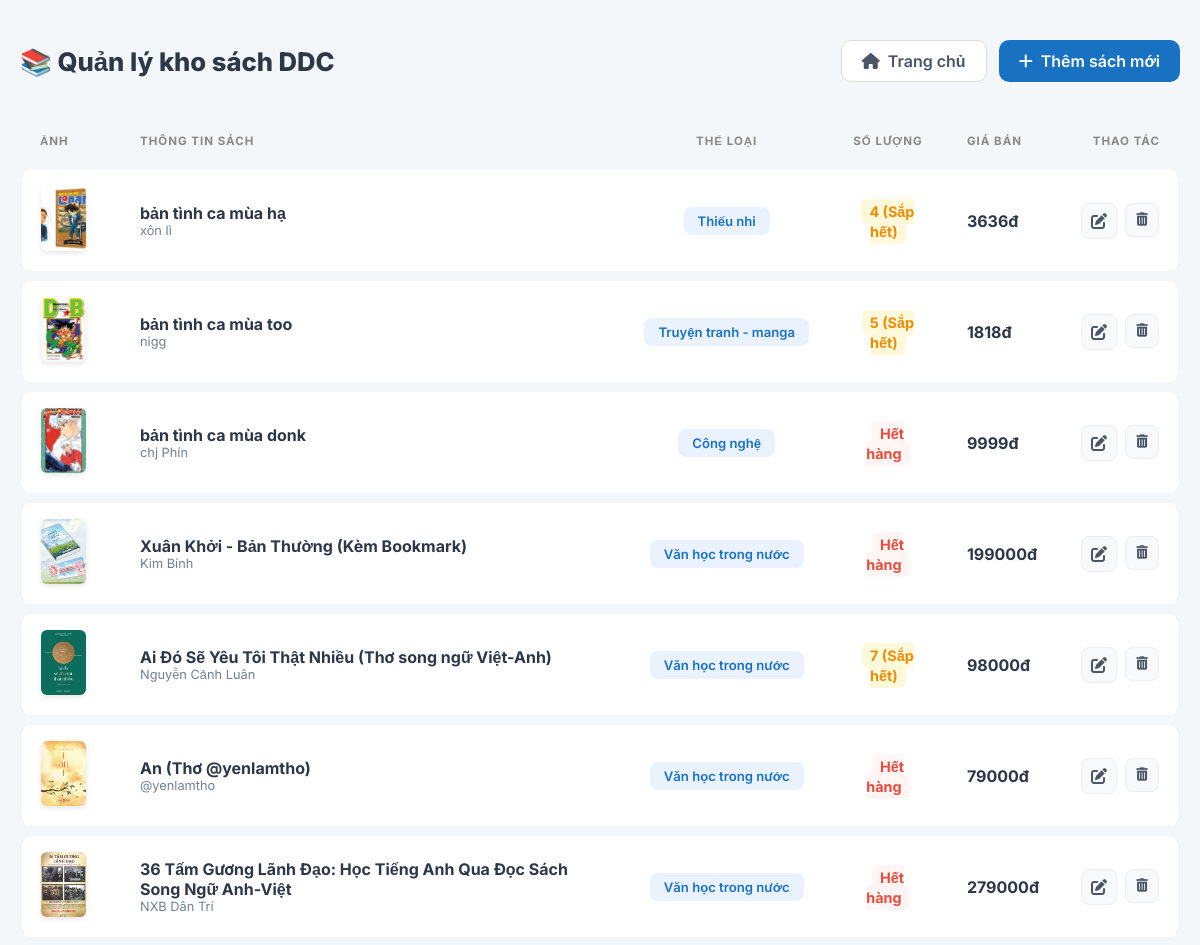
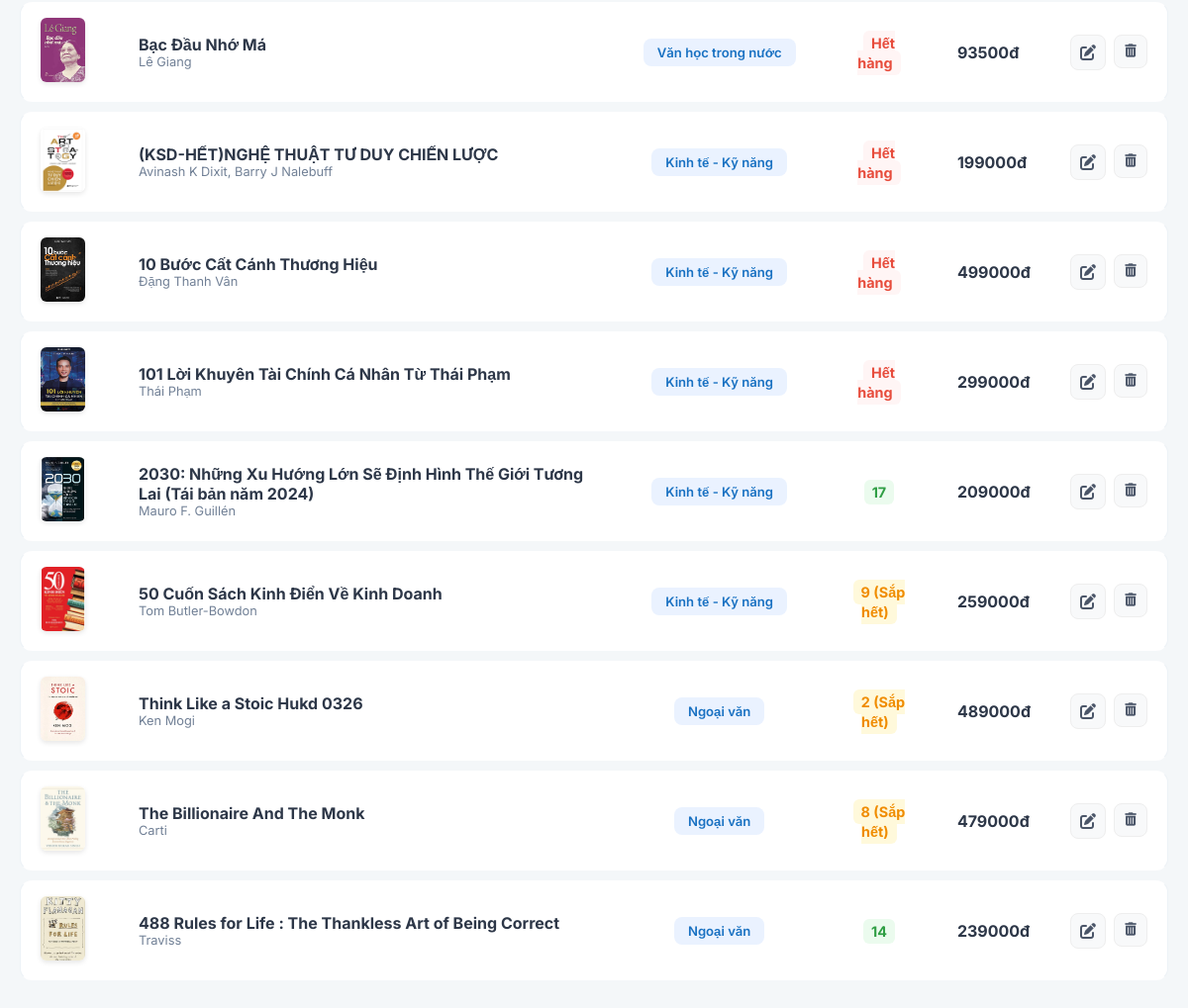
The app's page /staff/books/ (signed in) with its own data (2 pictures, top to bottom).
### app/models.py (models this page shows, shortened)
class Book(models.Model):
    title = models.CharField(max_length=200)
    author = models.CharField(max_length=100)
    price = models.DecimalField(max_digits=10, decimal_places=0)
    category = models.ForeignKey(Category, on_delete=models.SET_NULL, null=True, related_name='books')
    stock = models.IntegerField(default=0)
    release_date = models.DateField(default=timezone.now)
    wishlist = models.ManyToManyField(User, related_name="favorite_books", blank=True)
    description = models.TextField(blank=True, null=True)
    image = models.ImageField(upload_to='books/', blank=True, null=True)
    sold_count = models.IntegerField(default=0)

class Category(models.Model):
    name = models.CharField(max_length=100)

### app/views/staff.py (the view)
# urls.py: path('staff/books/',                          views.staff_book_list,        name='staff_book_list'),
@user_passes_test(is_staff)
def staff_book_list(request):
    books = Book.objects.select_related('category')
    return render(request, 'app/staff_book_list.html', {'books': books})

### app/context_processors.py (called while the page is built)
def categories_processor(request):
    return {
        'categories': Category.objects.all()
    }

### app/views/staff.py (called while the page is built)
def is_staff(user):
    return user.groups.filter(name='Staff').exists() or user.is_superuser

### app/templates/app/staff_book_list.html (shortened to what this page needs)
<!DOCTYPE html>
<html lang="vi">
<head>
    <link rel="stylesheet" href="https://cdnjs.cloudflare.com/ajax/libs/font-awesome/6.0.0/css/all.min.css">
</head>
<body>
    <div class="container">
        <div class="header-section">
            <h1 style="margin:0; font-size: 1.6rem; font-weight: 800;">📚 Quản lý kho sách DDC</h1>
            <div style="display: flex; gap: 12px;">
                <a href="/" class="btn btn-home"><i class="fas fa-home"></i> Trang chủ</a>
                <a href="{% url 'staff_book_insert' %}" class="btn btn-add"><i class="fas fa-plus"></i> Thêm sách mới</a>
            </div>
        </div>
        <table>
            <thead>
                <tr>
                    <th width="60">Ảnh</th>
                    <th>Thông tin sách</th>
                    <th style="text-align: center;">Thể loại</th>
                    <th style="text-align: center;">Số lượng</th>
                    <th>Giá bán</th>
                    <th style="text-align: right;">Thao tác</th>
                </tr>
            </thead>
            <tbody>
                {% for book in books %}
                <tr>
                    <td>
                        {% if book.image %}
                            <img src="{{ book.image.url }}" class="book-img">
                        {% else %}
                            <div class="book-img" style="background:#eee; display:flex; align-items:center; justify-content:center;"><i class="fas fa-image" style="color:#ccc;"></i></div>
                        {% endif %}
                    </td>
                    <td>
                        <div style="font-weight: 700; color: #2d3748;">{{ book.title }}</div>
                        <div style="font-size: 0.8rem; color: #718096;">{{ book.author }}</div>
                    </td>
                    <td style="text-align: center;">
                        <span class="category-badge">{{ book.category.name|default:"---" }}</span>
                    </td>
                    <td style="text-align: center;">
                        {% if book.stock <= 0 %}
                            <span class="stock-badge stock-out">Hết hàng</span>
                        {% elif book.stock < 10 %}
                            <span class="stock-badge stock-low">{{ book.stock }} (Sắp hết)</span>
                        {% else %}
                            <span class="stock-badge stock-ok">{{ book.stock }}</span>
                        {% endif %}
                    </td>
                    <td style="font-weight: 700;">{{ book.price }}đ</td>
                    <td>
                        <div style="display: flex; gap: 8px; justify-content: flex-end;">
                            <a href="{% url 'staff_book_update' book.id %}" class="action-btn" title="Sửa"><i class="fas fa-edit"></i></a>
                            <form action="{% url 'staff_book_delete' book.id %}" method="post" style="margin:0;">
                                <button type="submit" class="action-btn btn-delete" onclick="return confirm('Xóa sách này?')">
                                    <i class="fas fa-trash-alt"></i>
                                </button>
                            </form>
                        </div>
                    </td>
                </tr>
                {% endfor %}
            </tbody>
        </table>
    </div>
</body>
</html>

### app/templates/app/staff_book_list.html (style rules this page uses)
:root { --primary: #1971c2; --bg-body: #f4f7f9; --bg-badge: #eaf2ff; --text-badge: #1971c2; --border-color: #edf2f7; --danger: #e74c3c; --warning: #f08c00; --success: #2f9e44; }
body { font-family: 'Inter', sans-serif; background-color: var(--bg-body); margin: 0; padding: 40px 20px; color: #2d3748; }
.container { max-width: 1200px; margin: 0 auto; }
.header-section { display: flex; justify-content: space-between; align-items: center; margin-bottom: 30px; }
table { width: 100%; border-collapse: separate; border-spacing: 0 10px; }
th { padding: 12px 20px; text-transform: uppercase; font-size: 0.72rem; color: #888; letter-spacing: 1px; text-align: left; }
td { background: white; padding: 15px 20px; vertical-align: middle; border-top: 1px solid transparent; border-bottom: 1px solid transparent; }
td:first-child { border-left: 1px solid var(--border-color); border-radius: 12px 0 0 12px; }
td:last-child { border-right: 1px solid var(--border-color); border-radius: 0 12px 12px 0; }
.category-badge { display: inline-block; padding: 6px 14px; background-color: var(--bg-badge); color: var(--text-badge); font-size: 0.82rem; font-weight: 600; border-radius: 8px; white-space: nowrap; }
.stock-badge { font-weight: 700; font-size: 0.9rem; padding: 4px 8px; border-radius: 6px; }
.stock-out { color: var(--danger); background: #fff5f5; }
.stock-low { color: var(--warning); background: #fff9db; }
.stock-ok { color: var(--success); background: #ebfbee; }
.book-img { width: 45px; height: 65px; object-fit: cover; border-radius: 6px; box-shadow: 0 2px 5px rgba(0,0,0,0.1); }
.btn { padding: 10px 20px; border-radius: 10px; font-weight: 600; text-decoration: none; display: inline-flex; align-items: center; gap: 8px; transition: 0.2s; border: none; cursor: pointer; }
.btn-add { background: var(--primary); color: white; }
.btn-home { background: white; color: #4a5568; border: 1px solid #ddd; }
.action-btn { width: 34px; height: 34px; display: flex; align-items: center; justify-content: center; border-radius: 8px; background: #f8f9fa; color: #4a5568; text-decoration: none; border: 1px solid #eee; }

### records on screen
Book: image (picture), title "bản tình ca mùa hạ", author "xôn lì", category.name "Thiếu nhi", stock "4", price "3636"
Book: image (picture), title "bản tình ca mùa too", author "nigg", category.name "Truyện tranh - manga", stock "5", price "1818"
Book: image (picture), title "bản tình ca mùa donk", author "chj Phín", category.name "Công nghệ", stock "Hết hàng", price "9999"
Book: image (picture), title "Xuân Khởi - Bản Thường (Kèm Bookmark)", author "Kim Bính", category.name "Văn học trong nước", stock "Hết hàng", price "199000"
Book: image (picture), title "Ai Đó Sẽ Yêu Tôi Thật Nhiều (Thơ song ngữ Việt-Anh)", author "Nguyễn Cảnh Luân", category.name "Văn học trong nước", stock "7", price "98000"
Book: image (picture), title "An (Thơ @yenlamtho)", author "@yenlamtho", category.name "Văn học trong nước", stock "Hết hàng", price "79000"
Book: image (picture), title "36 Tấm Gương Lãnh Đạo: Học Tiếng Anh Qua Đọc Sách Song Ngữ Anh-Việt", author "NXB Dân Trí", category.name "Văn học trong nước", stock "Hết hàng", price "279000"
Book: image (picture), title "Bạc Đầu Nhớ Má", author "Lê Giang", category.name "Văn học trong nước", stock "Hết hàng", price "93500"
Book: image (picture), title "(KSD-HẾT)NGHỆ THUẬT TƯ DUY CHIẾN LƯỢC", author "Avinash K Dixit, Barry J Nalebuff", category.name "Kinh tế - Kỹ năng", stock "Hết hàng", price "199000"
Book: image (picture), title "10 Bước Cất Cánh Thương Hiệu", author "Đặng Thanh Vân", category.name "Kinh tế - Kỹ năng", stock "Hết hàng", price "499000"
Book: image (picture), title "101 Lời Khuyên Tài Chính Cá Nhân Từ Thái Phạm", author "Thái Phạm", category.name "Kinh tế - Kỹ năng", stock "Hết hàng", price "299000"
Book: image (picture), title "2030: Những Xu Hướng Lớn Sẽ Định Hình Thế Giới Tương Lai (Tái bản năm 2024)", author "Mauro F. Guillén", category.name "Kinh tế - Kỹ năng", stock "17", price "209000"
Book: image (picture), title "50 Cuốn Sách Kinh Điển Về Kinh Doanh", author "Tom Butler-Bowdon", category.name "Kinh tế - Kỹ năng", stock "9", price "259000"
Book: image (picture), title "Think Like a Stoic Hukd 0326", author "Ken Mogi", category.name "Ngoại văn", stock "2", price "489000"
Book: image (picture), title "The Billionaire And The Monk", author "Carti", category.name "Ngoại văn", stock "8", price "479000"
Book: image (picture), title "488 Rules for Life : The Thankless Art of Being Correct", author "Traviss", category.name "Ngoại văn", stock "14", price "239000"
